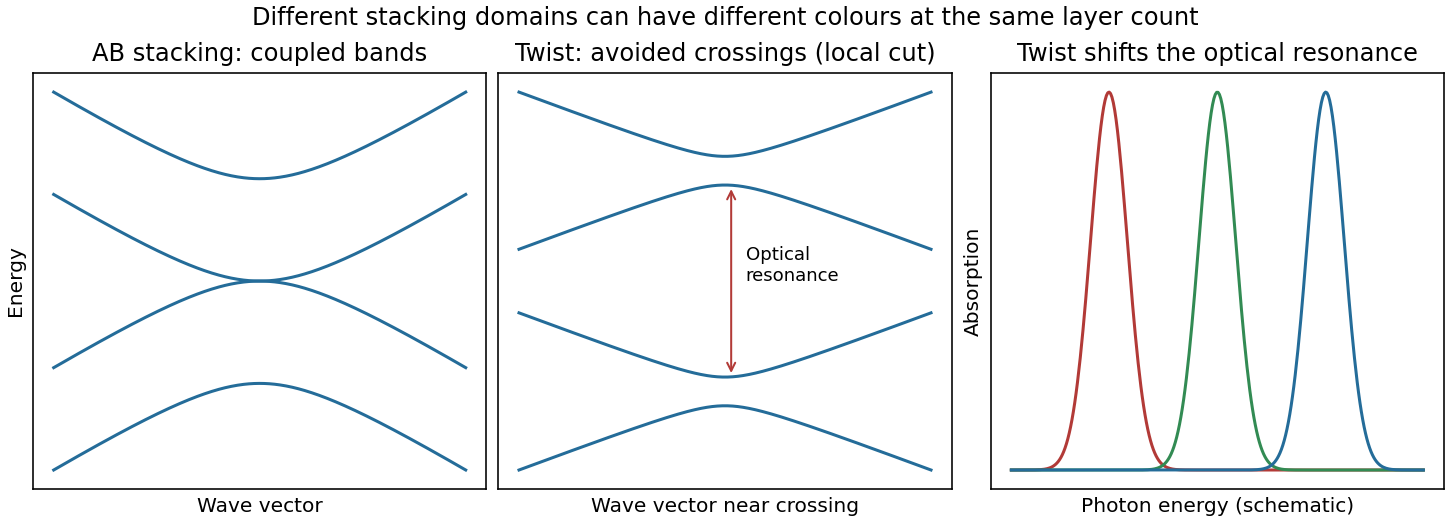

Source code (Python):
"""Original explanatory diagram; Python 3.14, NumPy 2.3.5, Matplotlib 3.10.7."""
from pathlib import Path
import os
import numpy as np
os.environ.setdefault("MPLCONFIGDIR", "/tmp/cambridge-nano2-matplotlib")
import matplotlib
matplotlib.use("Agg")
import matplotlib.pyplot as plt
from matplotlib.patches import Circle, Rectangle, RegularPolygon, FancyArrowPatch, Wedge
plt.rcParams.update({"font.size": 10, "figure.facecolor": "white", "savefig.facecolor": "white"})

fig,axs=plt.subplots(1,3,figsize=(10,3.6),layout="constrained");k=np.linspace(-1,1,400)
for sign in [-1,1]:
    for branch in [-1,1]:
        axs[0].plot(k,sign*(np.sqrt(.4**2+k*k)+branch*.4),color="#246c99")
axs[0].set(title="AB stacking: coupled bands",xlabel="Wave vector",ylabel="Energy",xticks=[],yticks=[])
for sign in [-1,1]:
    for branch in [-1,1]:
        axs[1].plot(k,sign*(1+branch*np.sqrt((.7*k)**2+.13**2)),color="#246c99")
axs[1].annotate("",(.03,.87),(.03,-.87),arrowprops=dict(arrowstyle="<->",color="#b23a37"))
axs[1].text(.1,0,"Optical\nresonance",fontsize=9)
axs[1].set(title="Twist: avoided crossings (local cut)",xlabel="Wave vector near crossing",xticks=[],yticks=[])
w=np.linspace(1.2,3.1,300)
for center,c in [(1.65,"#b23a37"),(2.15,"#328b53"),(2.65,"#246c99")]:
    axs[2].plot(w,.2+.7*np.exp(-((w-center)/.12)**2),color=c)
axs[2].set(title="Twist shifts the optical resonance",xlabel="Photon energy (schematic)",ylabel="Absorption",yticks=[],xticks=[])
fig.suptitle("Different stacking domains can have different colours at the same layer count",fontsize=12)
fig.savefig(Path(__file__).with_suffix(".png").name,dpi=145)
